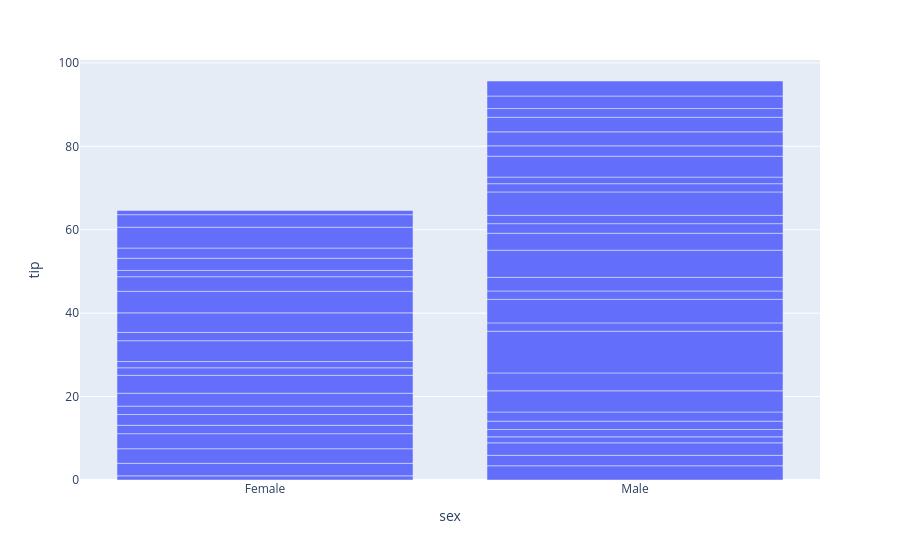

Notebook source saved alongside this figure:
### Markdown cell above
In both previous cases, you count how many females and males you have in the dataset.
* However, you may be interested in counting the levels of `tip` (numerical variable) per `sex`. You can add the argument `y` and set it to `tip`

### Code cell
fig = px.bar(df, x="sex", y='tip')
fig.show()

### Figure 1 — Plotly figure (JSON) as saved in the notebook; plotly's stock layout.template omitted (floating-point values rounded to 4 significant figures)
{"data": [{"hovertemplate": "sex=%{x}<br>tip=%{y}<extra></extra>", "legendgroup": "", "marker": {"color": "#636efa", "pattern": {"shape": ""}}, "name": "", "orientation": "v", "showlegend": false, "textposition": "auto", "type": "bar", "x": ["Female", "Female", "Male", "Male", "Male", "Male", "Male", "Female", "Male", "Female", "Male", "Female", "Male", "Male", "Male", "Male", "Male", "Female", "Male", "Female", "Female", "Male", "Female", "Male", "Female", "Female", "Male", "Female", "Male", "Male", "Female", "Male", "Male", "Female", "Female", "Male", "Male", "Male", "Female", "Female", "Female", "Male", "Male", "Male", "Female", "Male", "Male", "Female", "Female", "Female"], "xaxis": "x", "y": [1.0, 3.0, 3.41, 2.5, 3.0, 1.44, 1.76, 3.5, 2.0, 3.61, 2.2, 2.0, 5.07, 4.29, 10.0, 2.0, 5.65, 2.6, 2.0, 2.0, 3.09, 3.27, 4.3, 6.5, 1.8, 1.5, 4.06, 5.0, 2.31, 2.0, 2.0, 5.6, 1.98, 4.67, 5.17, 1.58, 5.0, 2.5, 3.5, 1.5, 2.92, 3.35, 3.5, 2.09, 2.45, 3.0, 3.6, 5.0, 3.0, 1.01], "yaxis": "y"}], "layout": {"barmode": "relative", "legend": {"tracegroupgap": 0}, "margin": {"t": 60}, "xaxis": {"anchor": "y", "domain": [0, 1], "title": {"text": "sex"}}, "yaxis": {"anchor": "x", "domain": [0, 1], "title": {"text": "tip"}}}}
